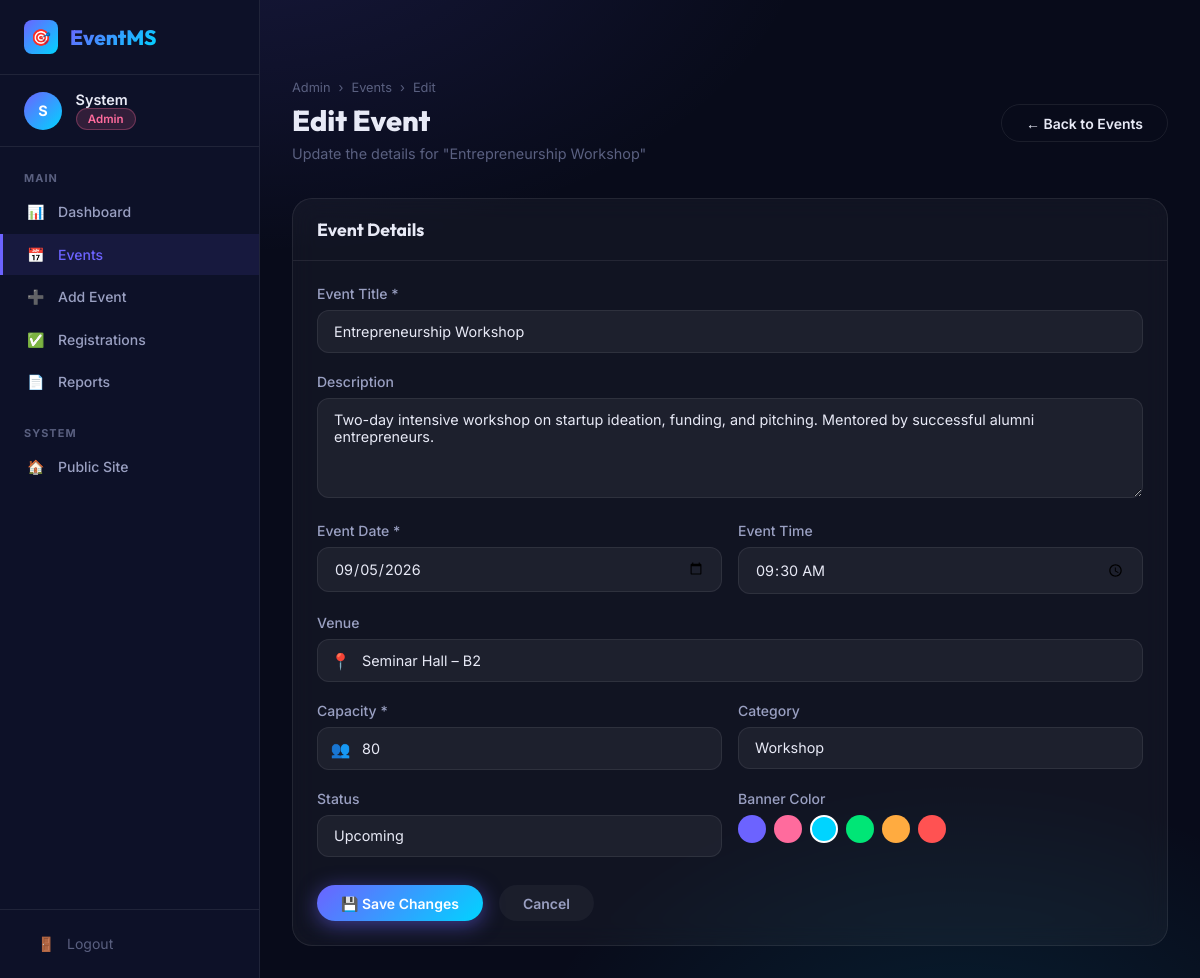
/admin/event_edit.php?id=3 (signed in), run on the app's committed database.
### tables this page shows
CREATE TABLE IF NOT EXISTS events (
  id           INT AUTO_INCREMENT PRIMARY KEY,
  title        VARCHAR(200)                                               NOT NULL,
  description  TEXT                                                       DEFAULT NULL,
  event_date   DATE                                                       NOT NULL,
  event_time   TIME                                                       DEFAULT NULL,
  venue        VARCHAR(200)                                               DEFAULT NULL,
  capacity     INT UNSIGNED                                               NOT NULL DEFAULT 100,
  category     VARCHAR(80)                                                DEFAULT 'General',
  status       ENUM('upcoming','ongoing','completed','cancelled')         NOT NULL DEFAULT 'upcoming',
  banner_color VARCHAR(20)                                               DEFAULT '#6c63ff',
  created_by   INT                                                        NOT NULL,
  created_at   TIMESTAMP                                                  NOT NULL DEFAULT CURRENT_TIMESTAMP,
  updated_at   TIMESTAMP                                                  NOT NULL DEFAULT CURRENT_TIMESTAMP ON UPDATE CURRENT_TIMESTAMP,
  CONSTRAINT fk_event_creator FOREIGN KEY (created_by) REFERENCES users (id) ON DELETE RESTRICT,
  INDEX idx_event_date   (event_date),
  INDEX idx_event_status (status)
);

### admin/event_edit.php (the view, shortened to what this page needs)
<?php
$db   = getDB();
$id = (int)($_GET['id'] ?? 0);
$event = $db->prepare("SELECT * FROM events WHERE id=? LIMIT 1");
$event->execute([$id]);
$ev = $event->fetch();
$categories = ['Technology','Cultural','Sports','Workshop','Academic','Social','Other'];
$statuses   = ['upcoming','ongoing','completed','cancelled'];
$colors     = ['#6c63ff','#ff6b9d','#00d4ff','#00e676','#ffab40','#ff5252'];
include '../includes/admin_layout.php';
?>
<div class="page-header">
  <div>
    <div class="breadcrumb">
      <a href="dashboard.php">Admin</a><span class="breadcrumb-sep">›</span>
      <a href="events.php">Events</a><span class="breadcrumb-sep">›</span> Edit
    </div>
    <h1 class="page-title">Edit Event</h1>
    <p class="page-subtitle">Update the details for "<?= htmlspecialchars($ev['title']) ?>"</p>
  </div>
  <a href="events.php" class="btn btn-outline">← Back to Events</a>
</div>
<div class="card">
  <div class="card-header"><h4 style="color:var(--text-primary);">Event Details</h4></div>
  <form method="POST" action="event_edit.php?id=<?= $id ?>" class="card-body">
    <div class="form-group">
      <label class="form-label" for="title">Event Title *</label>
      <input type="text" id="title" name="title" class="form-control" required
        value="<?= htmlspecialchars($ev['title']) ?>">
    </div>
    <div class="form-group">
      <label class="form-label" for="description">Description</label>
      <textarea id="description" name="description" class="form-control" rows="4"><?= htmlspecialchars($ev['description'] ?? '') ?></textarea>
    </div>
    <div class="form-row">
      <div class="form-group">
        <label class="form-label" for="event_date">Event Date *</label>
        <input type="date" id="event_date" name="event_date" class="form-control" required
          value="<?= htmlspecialchars($ev['event_date']) ?>">
      </div>
      <div class="form-group">
        <label class="form-label" for="event_time">Event Time</label>
        <input type="time" id="event_time" name="event_time" class="form-control"
          value="<?= htmlspecialchars(substr($ev['event_time']??'',0,5)) ?>">
      </div>
    </div>
    <div class="form-group">
      <label class="form-label" for="venue">Venue</label>
      <div class="input-wrapper">
        <span class="input-icon">📍</span>
        <input type="text" id="venue" name="venue" class="form-control"
          value="<?= htmlspecialchars($ev['venue'] ?? '') ?>">
      </div>
    </div>
    <div class="form-row">
      <div class="form-group">
        <label class="form-label" for="capacity">Capacity *</label>
        <div class="input-wrapper">
          <span class="input-icon">👥</span>
          <input type="number" id="capacity" name="capacity" class="form-control" min="1" required
            value="<?= htmlspecialchars($ev['capacity']) ?>">
        </div>
      </div>
      <div class="form-group">
        <label class="form-label" for="category">Category</label>
        <select id="category" name="category" class="form-control">
          <?php foreach ($categories as $cat): ?>
          <option value="<?= $cat ?>" <?= $ev['category']===$cat?'selected':'' ?>><?= $cat ?></option>
          <?php endforeach; ?>
        </select>
      </div>
    </div>
    <div class="form-row">
      <div class="form-group">
        <label class="form-label" for="status">Status</label>
        <select id="status" name="status" class="form-control">
          <?php foreach ($statuses as $s): ?>
          <option value="<?= $s ?>" <?= $ev['status']===$s?'selected':'' ?>><?= ucfirst($s) ?></option>
          <?php endforeach; ?>
        </select>
      </div>
      <div class="form-group">
        <label class="form-label">Banner Color</label>
        <div style="display:flex;gap:0.5rem;flex-wrap:wrap;margin-top:0.4rem;">
          <?php foreach ($colors as $clr): ?>
          <label style="cursor:pointer;">
            <span style="display:inline-block;width:28px;height:28px;border-radius:50%;background:<?= $clr ?>;border:2px solid <?= ($ev['banner_color']??'#6c63ff')===$clr?'white':'transparent' ?>;cursor:pointer;transition:transform 0.2s;"></span>
          </label>
          <?php endforeach; ?>
        </div>
      </div>
    </div>
    <div style="display:flex;gap:1rem;margin-top:0.5rem;">
      <button type="submit" class="btn btn-primary">💾 Save Changes</button>
      <a href="events.php" class="btn btn-ghost">Cancel</a>
    </div>
  </form>
</div>
<?php
include '../includes/admin_layout_end.php';
?>

### data on the page
events: title "Entrepreneurship Workshop", description "Two-day intensive workshop on startup ideation, funding, and pitching. Mentored by successful alumni entrepreneurs.", event_date "09/05/2026", event_time "09:30", venue "Seminar Hall – B2", capacity "80", category "Workshop", status "Upcoming", banner_color "#00d4ff" (drawn)

### other printed values
substr($user['name'],0,1) "S"
explode(' ',$user['name'])[0] "System"
